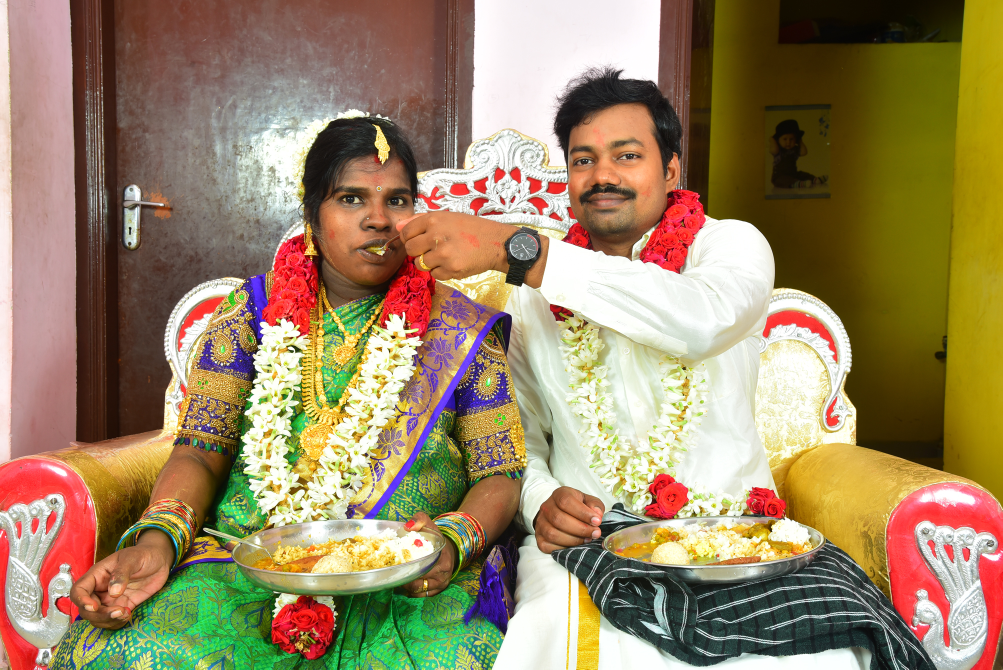
#> input picture function.JPG, 2005 x 1339 px (shown at 1/2 size)
$ jupyter execute image_loading.ipynb
#> lines starting #> are read from the running program, lines starting #| are printed output that depends on the picture
[cell 1]
import cv2
from PIL import Image

[cell 2]
baby_shower = Image.open("function.JPG")
#> baby_shower is the input picture: PIL image 2005x1339 RGB; mean R, G, B 154.6, 133.9, 100.2

[cell 3]
width, height = baby_shower.size
#> width = 2005; height = 1339
print(width, height)
#| 2005 1339

[cell 4]
baby_shower_color = baby_shower.mode
#> baby_shower_color = 'RGB'

print(baby_shower_color)
#| RGB

[cell 5]
baby_shower_pixel = baby_shower.getpixel((1,1))
#> baby_shower_pixel = (251, 239, 239)
print(baby_shower_pixel)
#| (251, 239, 239)

[cell 6]
baby_shower_format = baby_shower.format
#> baby_shower_format = 'JPEG'
print(baby_shower_format)
#| JPEG

[cell 7]
baby_shower_exif = baby_shower.info.get("exif")
print(baby_shower_exif)
#> (printed output is left out)

[cell 8]
baby_shower_histo = baby_shower.histogram
print(baby_shower_histo)
#| <bound method Image.histogram of <PIL.JpegImagePlugin.JpegImageFile image mode=RGB size=2005x1339 at 0x7F4346A3B190>>

[cell 9]
baby_shower_info = baby_shower.info
#> baby_shower_info = 11 items
print(baby_shower_info)
#> (printed output is left out)

[cell 10]
baby_shower_small = baby_shower.resize((200, 200))
baby_shower_small.save("small.png")
baby_shower_small.show()

[cell 11]
cropped_baby = baby_shower.crop(box = (5,5,10,10))
cropped_baby.save("crop.png")

ROI

[cell 12]
baby_pix = baby_shower.load()
# when img is loaded the operations
#are performed in img directly
for x in range(width):
    for y in range(height):
        r,g,b = baby_pix[x,y]
        if r > 200 and g < 100 and b < 100:
            baby_pix[x,y] = (0, 0, 0)
baby_shower.save("roi.png")

Rotation and flipping

[cell 13]
rotated_baby = baby_shower.rotate(45)
rotated_baby.save("rotate45.png")

[cell 14]
flip = baby_shower.transpose(Image.FLIP_LEFT_RIGHT)
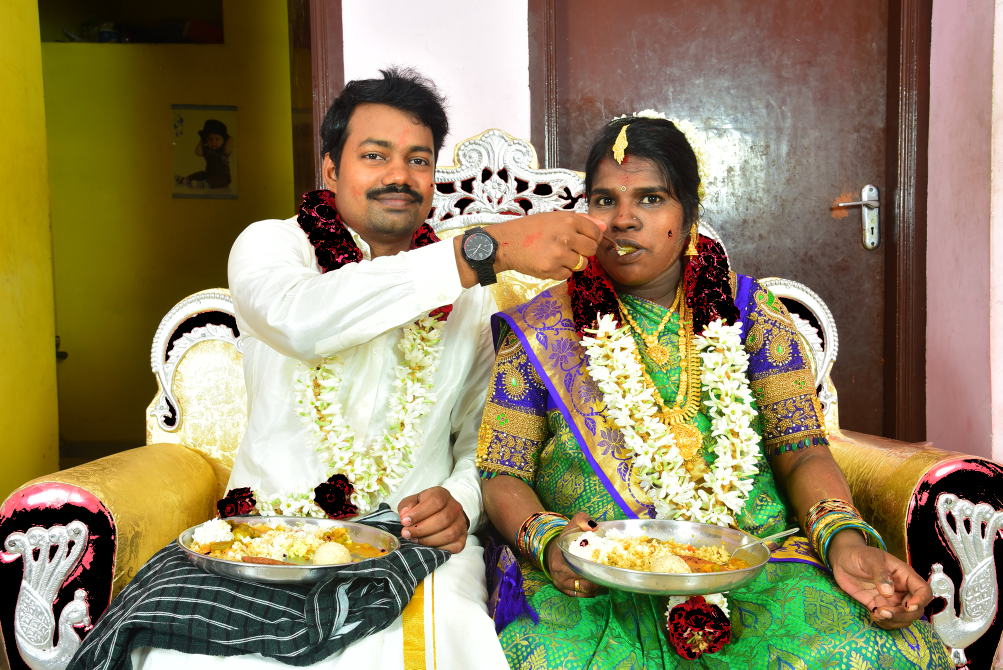
#> flip: PIL image 2005x1339 RGB (shown at 1/2 size); mean R, G, B 144.6, 131.8, 97.9
flip.save("flipped.png")

using cv2

[cell 15]
baby = cv2.imread("function.JPG")
height, width, channel = baby.shape
#> channel = 3
small_baby = cv2.resize(baby, (200, 200) )
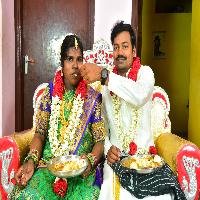
#> small_baby: shape (200, 200, 3); mean B, G, R 99.8, 133.6, 154.3
cv2.imwrite("small.png", small_baby)
resisewithAS = cv2.resize(baby, (200, 200), interpolation=cv2.INTER_AREA)
cv2.imwrite("As.png" , resisewithAS)
#> Out = True

[cell 16]
cv2.imshow("ad", resisewithAS)

enhance image brightness and contrast

[cell 17]
from PIL import Image, ImageEnhance
baby_shower = Image.open("function.JPG")

[cell 18]
enhancer = ImageEnhance.Brightness(baby_shower)
img = enhancer.enhance(1.1)
enhancer = ImageEnhance.Contrast(img)
img = enhancer.enhance(1.8)
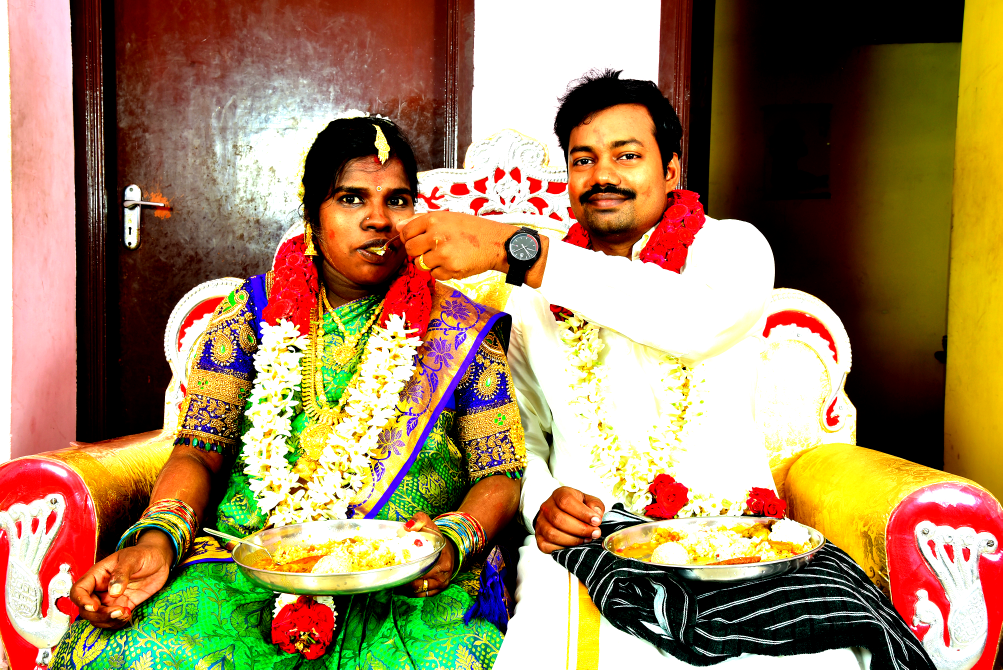
#> img: PIL image 2005x1339 RGB (shown at 1/2 size); mean R, G, B 159.4, 131, 92.8
img.save("enh.png")

by cv2

[cell 19]
import numpy as np
import cv2

img = cv2.imread("function.JPG")
alpha = 1.5
beta = 50
adjusted = np.clip(alpha*img + beta, 0, 255).astype(np.uint8)
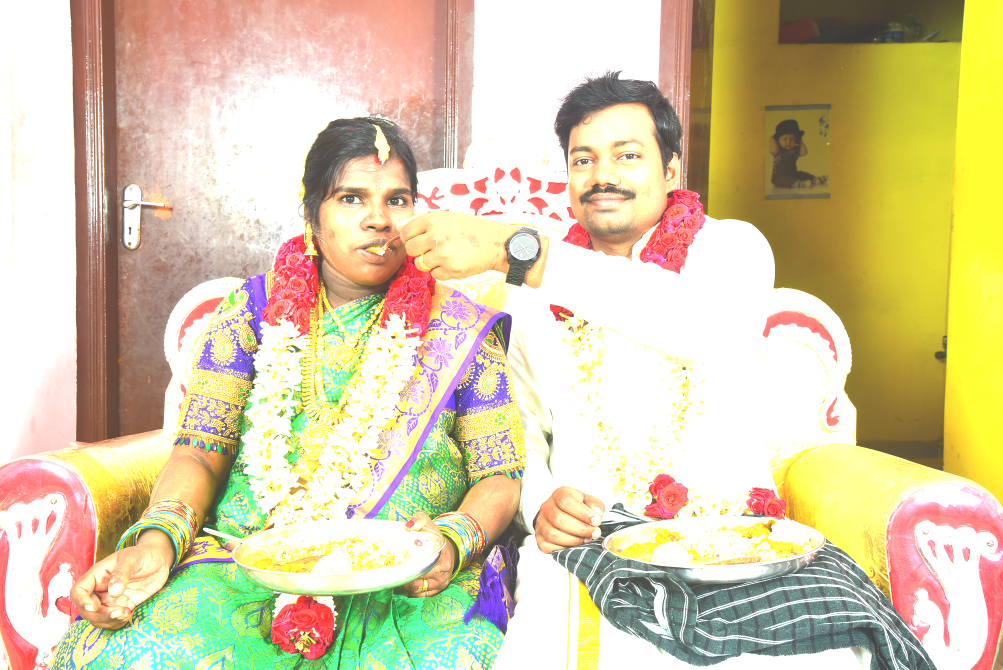
#> adjusted: shape (1339, 2005, 3) (shown at 1/2 size); mean B, G, R 165.5, 202.9, 216.5
cv2.imwrite("adj.png", adjusted)
#> Out = True

Histogram

[cell 20]
import matplotlib.pyplot as plt

[cell 21]
gray_img = cv2.imread("function.JPG", 0)
#> gray_img: shape (1339, 2005); min 3, max 255, mean 136.3
#hist, bins = np.histogram(gray_img.ravel(), 256, [0,256])
plt.hist(gray_img.ravel(), 256, [0, 256])
plt.show()
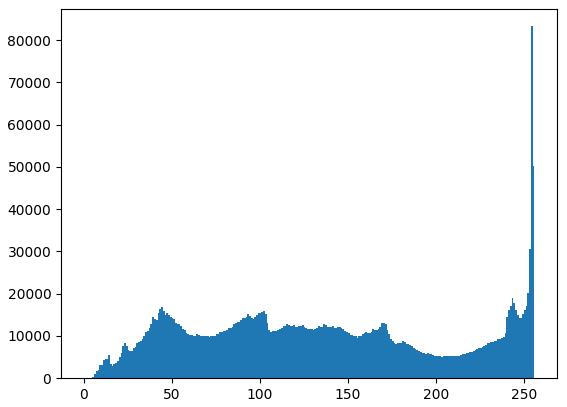
#> figure drawn by matplotlib, 1 panel; tallest bar 83268 high, from x = 254 to 255

[cell 22]
img = cv2.imread("function.JPG")

#convert to lab color space
lab = cv2.cvtColor(img, cv2.COLOR_BGR2LAB)
#> lab: shape (1339, 2005, 3); mean of channels 0, 1, 2 145, 132.7, 149.2

# adjust color bal
l, a, b = cv2.split(lab)
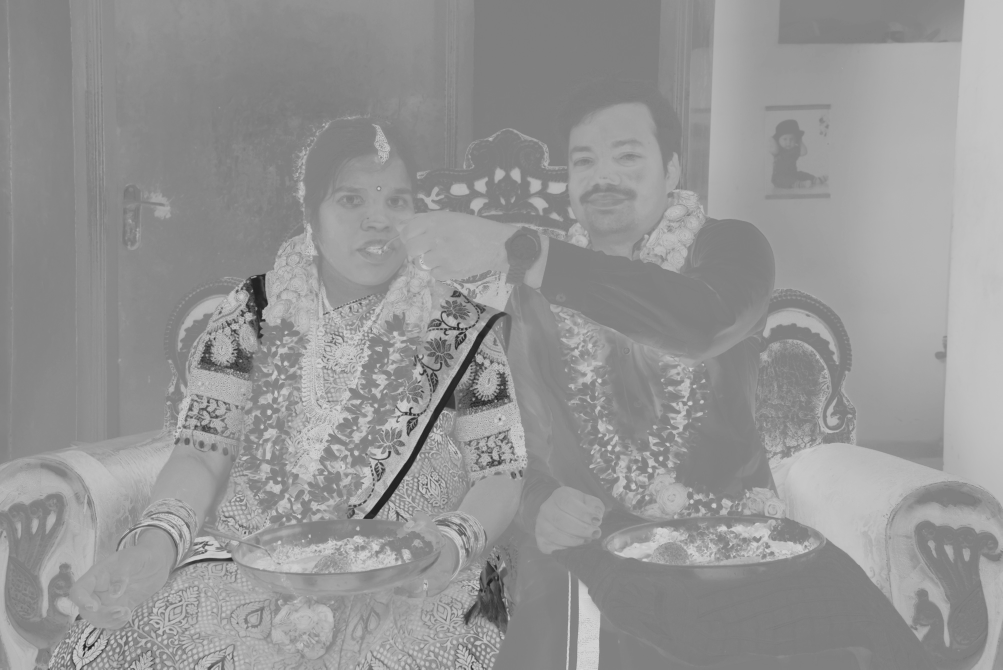
#> b: shape (1339, 2005) (shown at 1/2 size); min 29, max 215, mean 149.2
clahe = cv2.createCLAHE(clipLimit=2.0, tileGridSize=(8,8))
cl = clahe.apply(l)
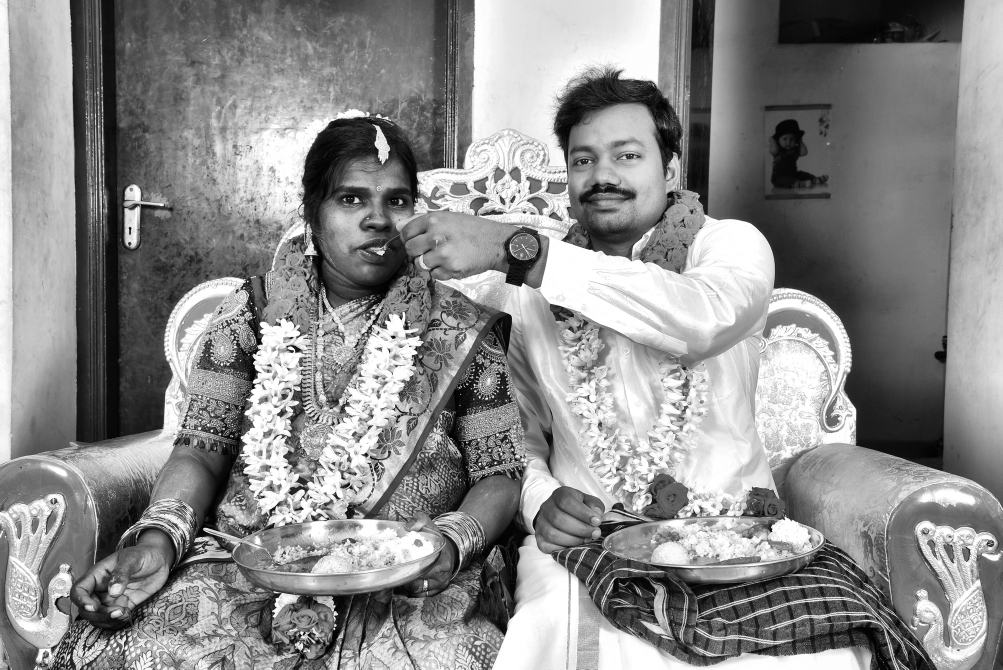
#> cl: shape (1339, 2005) (shown at 1/2 size); min 0, max 255, mean 139.1
lab = cv2.merge((cl, a, b))
#> lab: shape (1339, 2005, 3); mean of channels 0, 1, 2 139.1, 132.7, 149.2

#convert back to BGR
output = cv2.cvtColor(lab, cv2.COLOR_LAB2BGR)
cv2.imwrite("color.png", output)
#> Out = True

[cell 23]
img = cv2.imread("color.png")
hls = cv2.cvtColor(img, cv2.COLOR_BGR2HLS)
#> hls: shape (1339, 2005, 3); mean of channels 0, 1, 2 43.2, 123.9, 132
hls[:,:,2] = np.clip(hls[:,:,2]*1.5,0,255).astype(np.uint8)
#> hls: shape (1339, 2005, 3); mean of channels 0, 1, 2 43.2, 123.9, 165.6
output = cv2.cvtColor(hls, cv2.COLOR_HLS2BGR)
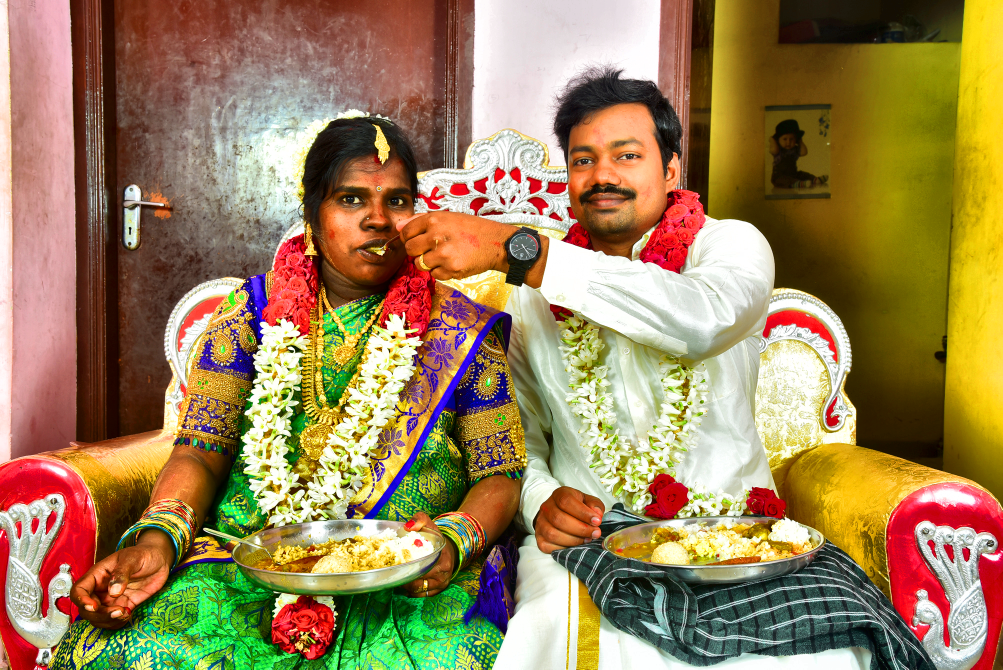
#> output: shape (1339, 2005, 3) (shown at 1/2 size); mean B, G, R 87.9, 130, 155.4
cv2.imwrite("saturated.png", output)
#> Out = True

[cell 24]
img = cv2.imread("saturated.png")
hsv = cv2.cvtColor(img, cv2.COLOR_BGR2HSV)
#> hsv: shape (1339, 2005, 3); mean H, S, V 42.7, 146.1, 165.5
lower_red = np.array([0, 100, 100])
upper_red = np.array([10, 100, 100])
mask = cv2.inRange(hsv, lower_red, upper_red)
#> mask: shape (1339, 2005); every value is 0
hsv[:,:,0] = np.where(mask>0, hsv[:,:,0]+50,hsv[:,:,0])
output = cv2.cvtColor(hsv, cv2.COLOR_HSV2BGR)
cv2.imwrite("hsv.png", output)
#> Out = True

$ run again, with doggo.png saved as function.JPG
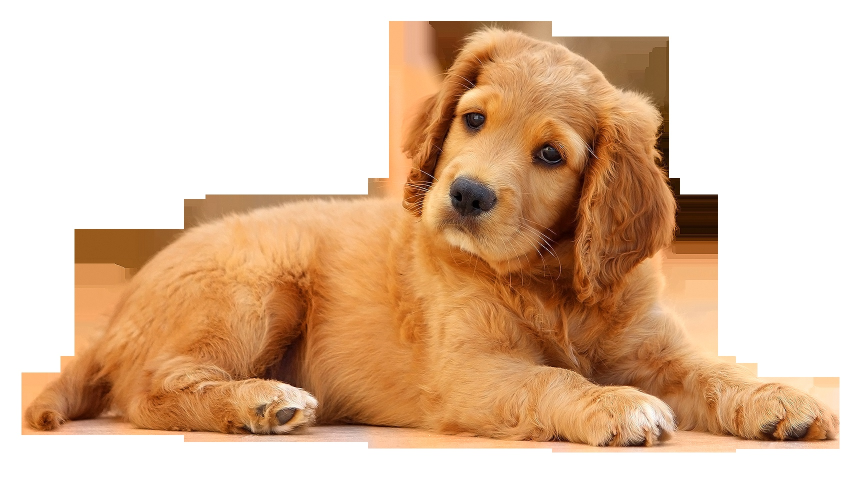
#> input picture doggo.png, 1725 x 1000 px (shown at 1/2 size)
#> baby_shower is the input picture: PIL image 1725x1000 RGB; mean R, G, B 224.4, 192.7, 166.1
#| 1725 1000
#| RGB
#> baby_shower_pixel = (255, 255, 255)
#| (255, 255, 255)
#| JPEG
#| None
#| <bound method Image.histogram of <PIL.JpegImagePlugin.JpegImageFile image mode=RGB size=1725x1000 at 0x7F4346A51C50>>
#> baby_shower_info = {'jfif': 257, 'jfif_version': (1, 1), 'jfif_unit': 0, 'jfif_density': (1, 1)}
#| {'jfif': 257, 'jfif_version': (1, 1), 'jfif_unit': 0, 'jfif_density': (1, 1)}
#> `cv2.imwrite("As.png" , resisewithAS)`: Out = True
#> `adjusted = np.clip(alpha*img + beta, 0, 255).astype(np.uint8)`:
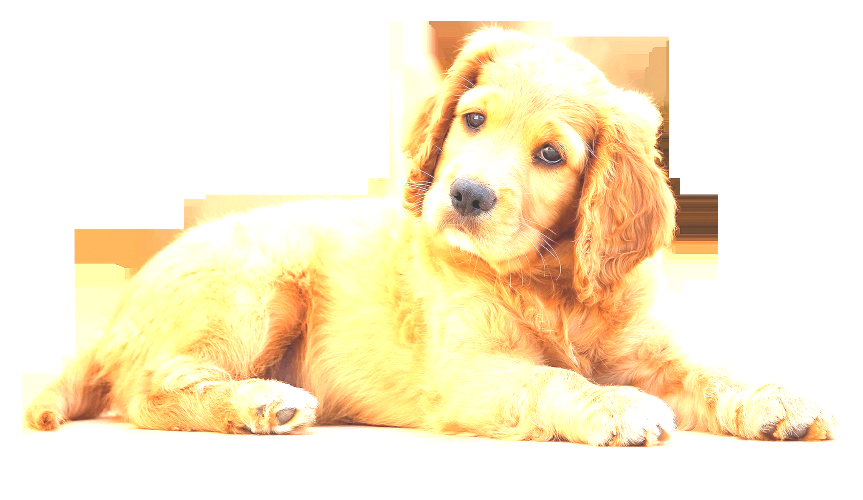
#> adjusted: shape (1000, 1725, 3) (shown at 1/2 size); mean B, G, R 209.2, 237.7, 250.8
#> `output = cv2.cvtColor(hls, cv2.COLOR_HLS2BGR)`:
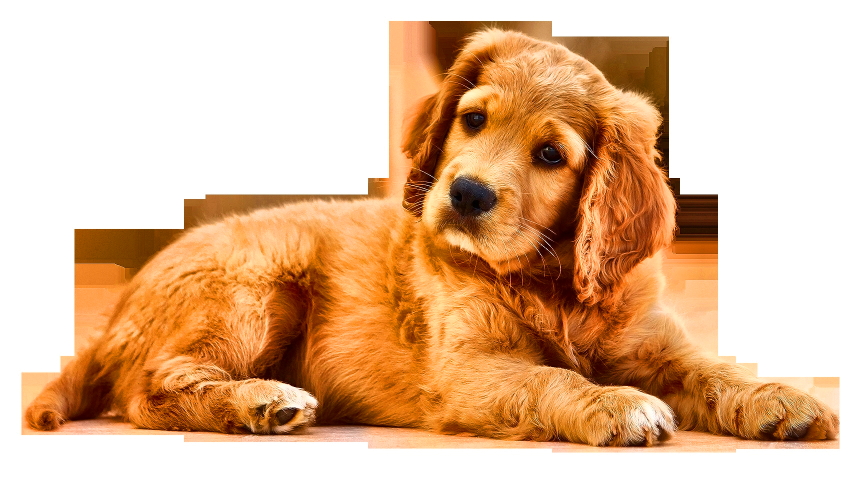
#> output: shape (1000, 1725, 3) (shown at 1/2 size); mean B, G, R 154.8, 188.3, 227.4
#> hsv: shape (1000, 1725, 3); mean H, S, V 7.3, 98.5, 227.4
#> mask: shape (1000, 1725); every value is 0
